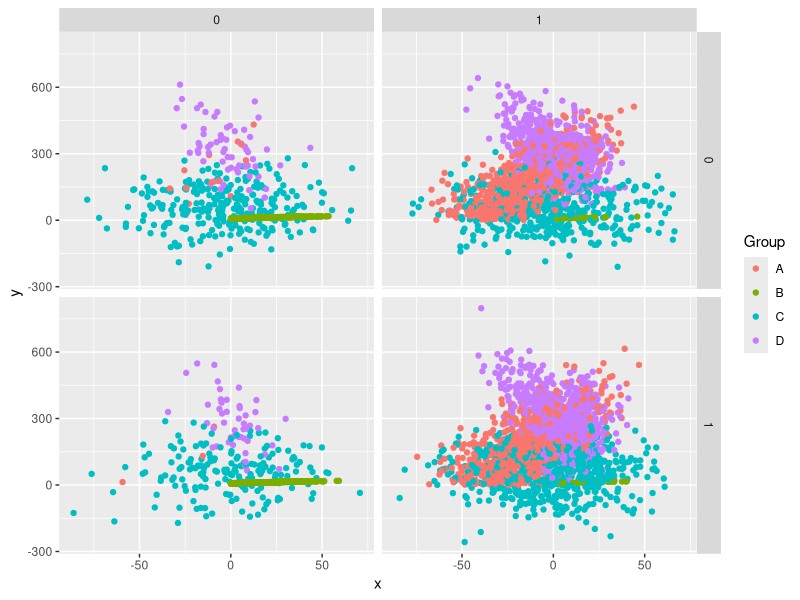
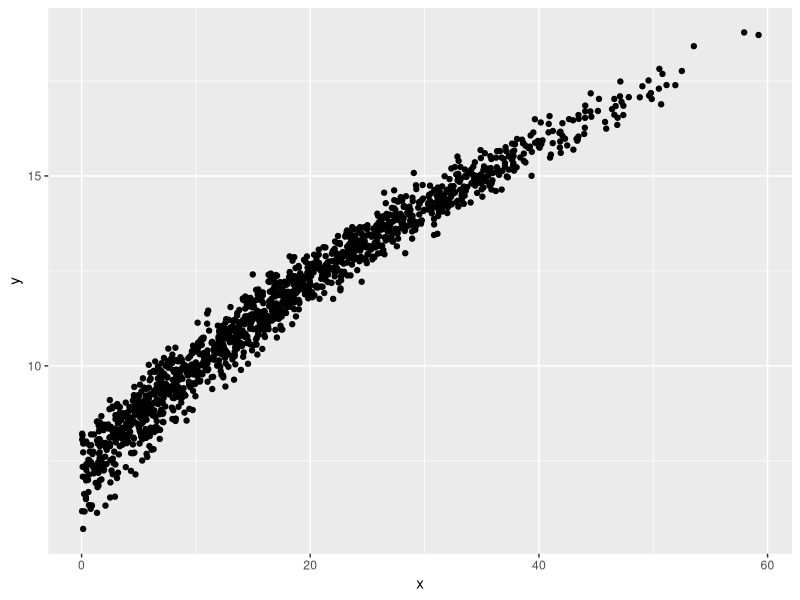
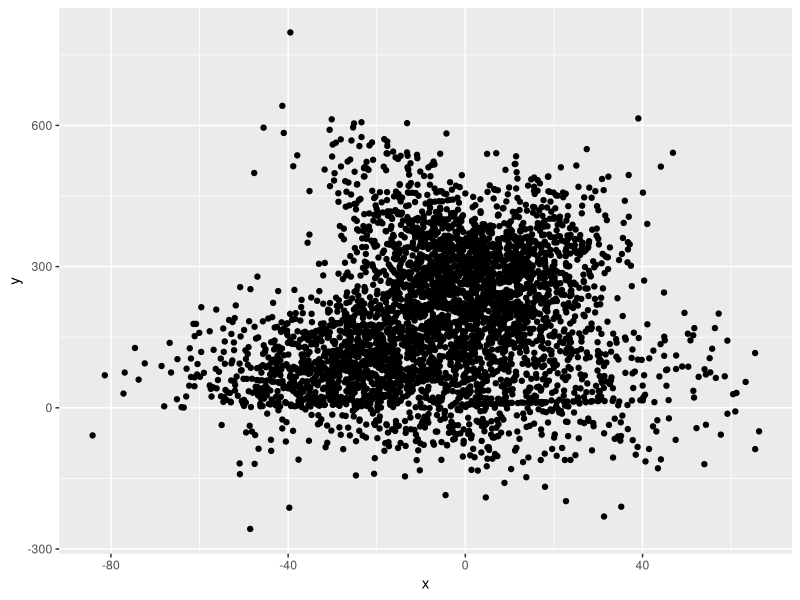
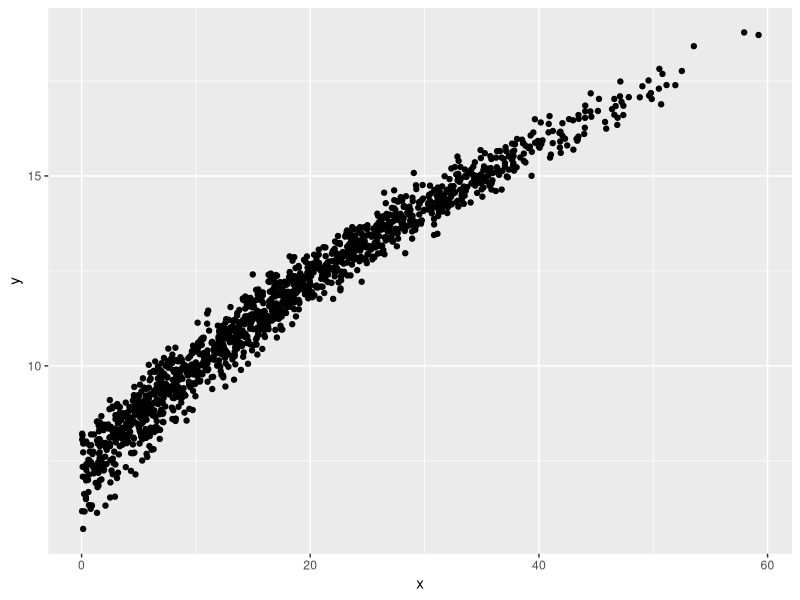
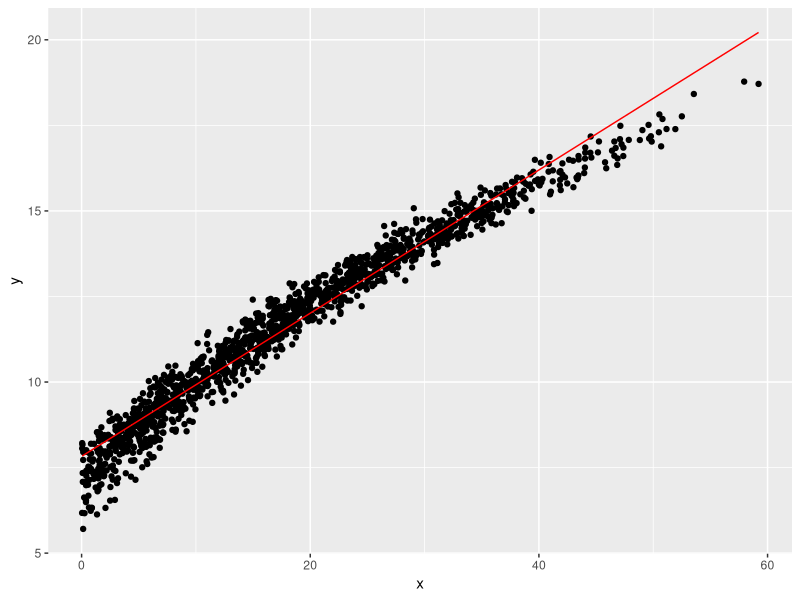
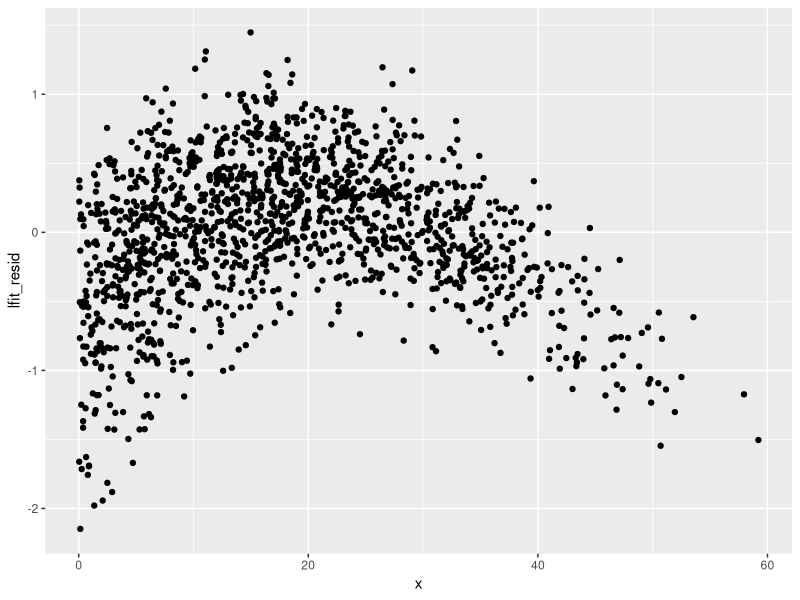
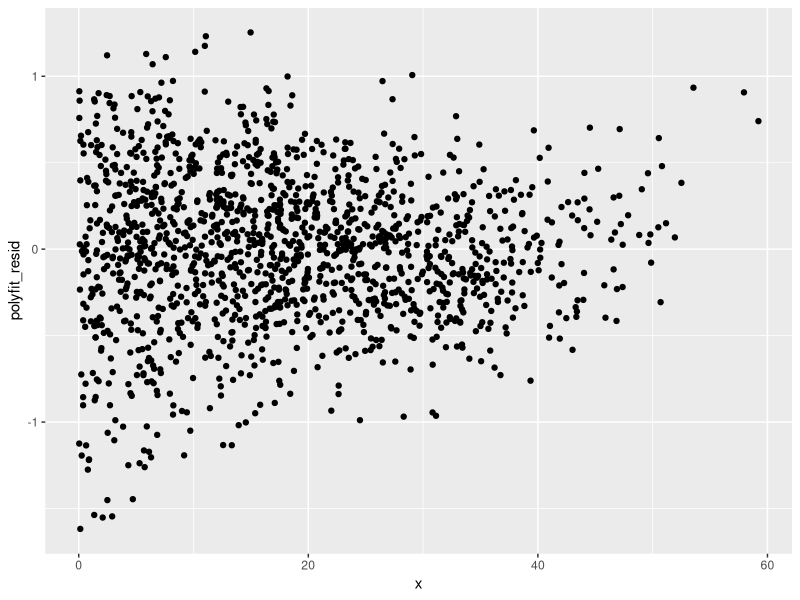
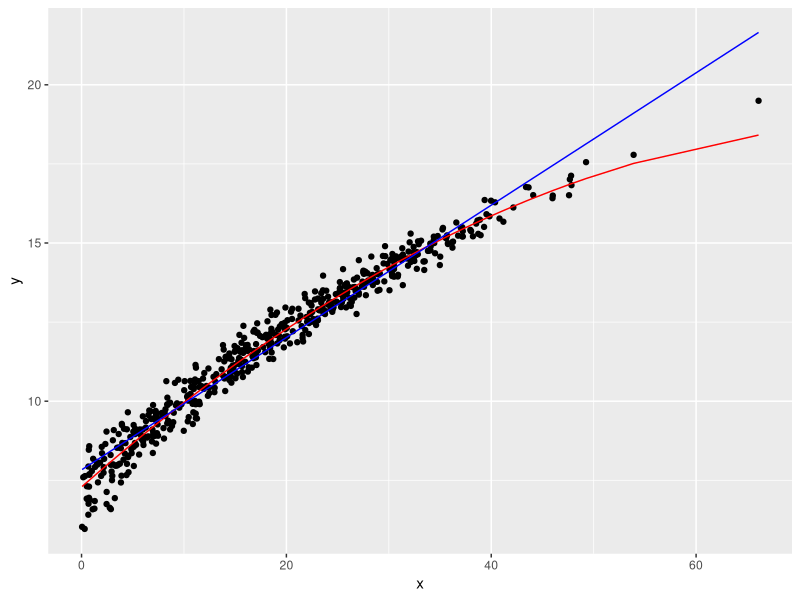

Write the R code that produced these figures, in order.
# Jeffrey Williams
# DATA-312
# Dr. Robinson
# 11 April 2022

# Cleaning workspace / loading libraries
rm(list = ls())
gc()

library(tidyverse)
library(modelr)

# Load dataset
raw_data <- read_csv('data312_ml_michaelr.csv')

# Sampling
raw_data_samplingframe <- raw_data %>% 
  mutate(snum = sample.int(n(), n()) / n())

training <- raw_data_samplingframe %>% filter(snum < 0.6) %>% select(-snum)

query <- raw_data_samplingframe %>% filter(snum >= 0.6, snum < 0.8) %>%
  select(-snum)

test <- raw_data_samplingframe %>% filter(snum > 0.8) %>% select(-snum)

training %>% write_csv('michaelr_training.csv')
query %>% write_csv('michaelr_query.csv')
test %>% write_csv('michaelr_test.csv')

# Exploration
training %>% ggplot(aes(x, y, color = Group)) + geom_point() + 
  facet_grid(vars(s), vars(t))

training %>% filter(Group == 'B') %>% ggplot(aes(x, y)) + geom_point()
training %>% filter(t == 1) %>% ggplot(aes(x, y)) + geom_point()
training %>% count(Group)
training %>% count(Group, t) %>% pivot_wider(names_from = t, values_from = n)

# Identifying Modeling Problem
training_B <- training %>% filter(Group == "B")

training_B %>% ggplot(aes(x, y)) + geom_point()

# Trying linear fit
lfit <- lm(y~x, training_B)

training_lfit <- training_B %>% add_predictions(lfit, var = 'lfit_y')

training_lfit %>% ggplot() + geom_point(aes(x, y)) + 
  geom_line(aes(x, lfit_y), color = 'red') 

training_lfit <- training_lfit %>% add_residuals(lfit, var = 'lfit_y')

training_lfit <- training_B %>% add_predictions(lfit, var = 'lfit_y') %>% 
  add_residuals(lfit, var = 'lfit_resid')

training_lfit %>% ggplot(aes(x, lfit_resid)) + geom_point()

# Trying Polyfit
polyfit <- lm(y~poly(x, 2), training_B)

training_polyfit <- training_B %>% add_predictions(polyfit, var = 'polyfit_y') %>%
  add_residuals(polyfit, var = 'polyfit_resid')

training_polyfit %>% ggplot(aes(x, polyfit_resid)) + geom_point()

# Query - Inspection / Investigation
query_B <- query %>% filter(Group == 'B') %>% 
  add_predictions(lfit, var = 'lfit_pred') %>%
  add_residuals(lfit, var = 'lfit_resid') %>%
  add_predictions(polyfit, var = 'polyfit_pred') %>%
  add_residuals(polyfit, var = 'polyfit_resid')

query_B %>% ggplot() + geom_point(aes(x, y)) + 
  geom_line(aes(x, polyfit_pred), color = 'red') +
  geom_line(aes(x, lfit_pred), color = 'blue')

test_B <- test %>% filter(Group == 'B') %>%
  add_predictions(polyfit, var = 'polyfit_pred') %>% 
  add_residuals(polyfit, var = 'polyfit_resid')

test_B %>% ggplot(aes(polyfit_resid)) + geom_histogram()


# Shifting to use of my own data

# Loading raw data
my_data <- read_csv('5030143_HW4A.csv')

# Sampling
my_samplingframe <- my_data %>% 
  mutate(snum = sample.int(n(), n()) / n())

my_training <- my_samplingframe %>% filter(snum < 0.6) %>% select(-snum)

my_query <- my_samplingframe %>% filter(snum >= 0.6, snum < 0.8) %>%
  select(-snum)

my_test <- my_samplingframe %>% filter(snum > 0.8) %>% select(-snum)

my_training %>% write_csv('5030143_training.csv')
my_query %>% write_csv('5030143_query.csv')
my_test %>% write_csv('5030143_test.csv')

# Exploration / visualization
my_training %>% filter(t == 1) %>% ggplot(aes(x, y)) + geom_point()

my_training %>% filter(t == 0) %>% ggplot(aes(x, y)) + geom_point()

my_training %>% count(Group, t) %>% 
  pivot_wider(names_from = t, values_from = n) %>%
  column_to_rownames('Group') %>% chisq.test()

my_training %>% count(Group) %>% select(n) %>% chisq.test()

my_training %>% ggplot(aes(x, y, color = Group)) + geom_point() +
  facet_grid(vars(s), vars(t))

my_training %>% filter(Group == 'H') %>% 
  ggplot(aes(x, y, color = Group)) + geom_point() +
  facet_grid(vars(s), vars(t))

my_training %>% filter(Group == 'H') %>% ggplot(aes(y, x)) + geom_point()

my_training %>% filter(t == 1) %>% ggplot(aes(x, y)) + geom_point()

# -- Modeling Problem 1 --

# In this modeling problem, I will be looking strictly at the 'Group' value, H.
# I will be considering x to be the response variable, with respect to y
# (quantitative explanatory variable) and Group H (categorical explanatory
# variable). There appears to be a correlation in this group, such that the
# data, or x, decreases as y increases. Interestingly, there also appears
# to be a cutoff for values at a certain point in y. In the graph's original
# orientation, there are no values beneath a certain point in y; all values are
# either equivalent to that cutoff point or higher, hence my decision to invert
# the axes, such that y values are portrayed on the x axis, and x values are
# portrayed on the y axis (x is the dependent variable and y is the explanatory
# variable alongside `Group` = B. Using the original orientation may not be
# ideal, as it would mean that I am predicting values past an apparent cutoff 
# line.

# By first impressions, I suspect that linear regression can be a workable 
# option given the pattern of this data, that may fit it somewhat well. The data
# seems to be steadily decreasing, so it might make some sense.

my_trH <- my_training %>% filter(Group == 'H')

H_lfit <- lm(y~x, data = my_trH)

my_trH %>% ggplot(aes(x, y)) + geom_point() # Note the cutoff at y = 0
my_trH %>% ggplot(aes(y, x)) + geom_point()

trH_lfit <- my_trH %>% 
  add_predictions(H_lfit, var = 'trH_lfit_y') %>%
  add_residuals(H_lfit, var = 'trH_lfit_resid')

trH_lfit %>% ggplot() + geom_point(aes(y, x)) + 
  geom_line(aes(trH_lfit_y, x), color = 'blue')

# We can see the cutoff for the values at y = 0. There are few (or no)
# values in the data for y < 0. That being said, a linear fit looks to "work"
# rather roughly, but these cutoff are not well accommodated by this model.
# The line would need to be truncated to start only at y = 0. With that aside,
# the line might not fare well in the long run, as it appears to peel away from
# the data at circa y = 300.

# For my second proposed model, I will be considering a polynomial fit. I
# suspect this may help with the apparent curve in the line that can now be
# seen with the linear model peeling away from the data. It may also help
# accommodate the context of the cutoff.

H_polyfit <- lm(y~poly(x, 2), my_trH)

trH_polyfit <- my_trH %>%
  add_predictions(H_polyfit, var = 'trH_polyfit_y') %>%
  add_residuals(H_polyfit, var = 'trH_polyfit_resid')

trH_polyfit %>% ggplot() + geom_point(aes(y, x)) + 
  geom_line(aes(trH_polyfit_y, x), color='green')

# Considering the plot, it seems a polynomial fit works slightly better, as it
# remains close to the data for somewhat a longer duration than the linear 
# model, which starts to quickly peel away at some point. The curve appears to
# better accommodate the cutoff at y = 0 as well.

# Looking at Residuals
trH_lfit %>% ggplot(aes(trH_lfit_resid)) + geom_histogram()
trH_polyfit %>% ggplot(aes(trH_polyfit_resid)) + geom_histogram()

trH_lfit %>% summarize(mean = mean(trH_lfit_resid), sd = sd(trH_lfit_resid))
trH_polyfit %>% 
  summarize(mean = mean(trH_polyfit_resid), sd = sd(trH_polyfit_resid))

trH_lfit %>% ggplot(aes(trH_lfit_resid, x)) + geom_point()
trH_polyfit %>% ggplot(aes(trH_polyfit_resid, x)) + geom_point()

# It appears that the best candidate model is a polynomial fit. Admittedly,
# neither models are the most ideal, with high standard deviations consistent
# with the data being widely spread out from the mean, but the polyfit has the 
# lowest of the two (sd = 82.1, versus lfit's sd = 84.3), so the data is closest 
# to the mean with this model. Histogram plots are rather inconclusive, as are 
# the dotplots; generally, there are far too many points spread out far from the
# mean. Neither option is close, but the polyfit is the closest.

my_qH <- my_query %>%
  filter(Group == 'H') %>%
  add_residuals(H_lfit, var='qH_lfit_resid') %>%
  add_predictions(H_lfit, var='qH_lfit_pred') %>%
  add_residuals(H_polyfit,var='qH_polyfit_resid') %>%
  add_predictions(H_polyfit, var='qH_polyfit_pred')

my_qH %>% ggplot() + geom_point(aes(y, x)) + 
  geom_line(aes(qH_polyfit_pred, x), color = 'green') +
  geom_line(aes(qH_lfit_pred, x), color = 'orange')

my_qH %>% ggplot(aes(qH_lfit_resid, x)) + geom_point()
my_qH %>% ggplot(aes(qH_polyfit_resid, x)) + geom_point()
my_qH %>% summarize(mean = mean(qH_lfit_resid), sd = sd(qH_lfit_resid))
my_qH %>% summarize(mean = mean(qH_polyfit_resid), sd = sd(qH_polyfit_resid))

# It looks like the polyfit model works best in this case, judging by
# similarities between results from the testing stage (visually, and in terms of
# standard residual analysis) so I will proceed to the testing stage with that 
# alone.

# Testing
my_tH <- my_test %>% filter(Group == 'H') %>%
  add_residuals(H_polyfit, var='tH_polyfit_resid') %>%
  add_predictions(H_polyfit, var='tH_polyfit_pred')

my_tH %>% ggplot(aes(tH_polyfit_resid)) + geom_histogram()
my_tH %>% ggplot(aes(tH_polyfit_resid, x)) + geom_point()
my_tH %>% summarize(mean = mean(tH_polyfit_resid), sd = sd(tH_polyfit_resid))

# Observations: The standard deviation seems to have lowered quite a bit from
# my results in the training and query sample for the polynomial fit (sd = 79.2
# compared to 82.1 for query and 87.3 for training). This is not a very good
# fit, though it may have been more preferable over a linear model. This model
# does not well accommodate the fact that the points are spread out rather
# liberally, with many points far from the mean given by the line/curve.


# -- Modeling Problem 2 --

# In this modeling problem, I will be focusing on the 'Group' variable, F. It
# appears quite evident that there is a pattern rather unusual in comparison
# with the rest of the groups, in that the points are very closely-knit and seem
# to resemble a linear pattern, at least from the perspective of the facet plot
# portraying all of the training data, split according to variables `s` and `t`.

my_trF <- my_training %>% filter(Group == 'F')

my_trF %>% ggplot(aes(x, y)) + geom_point()

# After plotting just Group F on the graph, it remains evident that there is a 
# rather linear-looking pattern with this group in terms of `x`, `y`
# relationship. Considering this, along with the fact of how closely-knit the 
# points generally are, I propose a linear model.

# Alternatively, I propose a polynomial fit model; I suspect an extremely subtle
# curve in the plot which may be better accommodated by such a model.

# Trying lfit
F_lfit <- lm(y~x, data = my_trF)

F_polyfit <- lm(y~poly(x, 2), my_trF)

trF_lfit <- my_trF %>%
  add_predictions(F_lfit, var = 'trF_lfit_y') %>%
  add_residuals(F_lfit, var = 'trF_lfit_resid')

trF_lfit %>% ggplot() + geom_point(aes(x,y)) + 
  geom_line(aes(x, trF_lfit_y), color = 'orange')

# Clearly, I was deceived and now see that a linear fit might not be the most
# ideal after all. It is closest to the data between x = 0 and x = 50 with 
# smaller discrepancies, but begins to depart rather quickly at roughly
# x = 60-65.

# Trying polyfit
trF_polyfit <- my_trF %>%
  add_predictions(F_polyfit, var = 'trF_polyfit_y') %>%
  add_residuals(F_polyfit, var = 'trF_polyfit_resid')

trF_polyfit %>% ggplot() + geom_point(aes(x, y)) +
  geom_line(aes(x, trF_polyfit_y), color = 'green')

# I see that the polyfit model works much better with the data, and well
# accommodates the curve I failed to see at first. It is worth noting the
# apparent beginning of a departure from the data somewhere between x = 85 and
# x = 90, suggestive that this model may have predictive limitations as well.

# Looking at Residuals
trF_lfit %>% ggplot(aes(trF_lfit_resid)) + geom_histogram()
trF_polyfit %>% ggplot(aes(trF_polyfit_resid)) + geom_histogram()

trF_lfit %>% summarize(mean = mean(trF_lfit_resid), sd = sd(trF_lfit_resid))
trF_polyfit %>% 
  summarize(mean = mean(trF_polyfit_resid), sd = sd(trF_polyfit_resid))

trF_lfit %>% ggplot(aes(x, trF_lfit_resid)) + geom_point()
trF_polyfit %>% ggplot(aes(x, trF_polyfit_resid)) + geom_point()

# Analysis: From plotting the residuals as histograms, it can be seen that there 
# is a much more normal distribution for the polyfit model, while the lfit model 
# shows a leftward skew on the histogram. Moreover, the standard deviation for 
# the polyfit is over 0.100 smaller than the standard deviation for the lfit 
# model. Plotting the residuals as points show a hump-like shape for the lfit
# model, while the plots are significantly more balanced around 0 for the
# polyfit model.

my_qF <- my_query %>%
  filter(Group == 'F') %>%
  add_residuals(F_lfit, var='qF_lfit_resid') %>%
  add_predictions(F_lfit, var='qF_lfit_pred') %>%
  add_residuals(F_polyfit,var='qF_polyfit_resid') %>%
  add_predictions(F_polyfit, var='qF_polyfit_pred')

my_qF %>% ggplot() + geom_point(aes(x, y)) + 
  geom_line(aes(x, qF_polyfit_pred), color = 'green') +
  geom_line(aes(x, qF_lfit_pred), color = 'orange')

my_qF %>% ggplot(aes(x, qF_lfit_resid)) + geom_point()
my_qF %>% ggplot(aes(x, qF_polyfit_resid)) + geom_point()
my_qF %>% summarize(mean = mean(qF_lfit_resid), sd = sd(qF_lfit_resid))
my_qF %>% summarize(mean = mean(qF_polyfit_resid), sd = sd(qF_polyfit_resid))

# Analysis: It looks like the polyfit model fits the data more smoothly than
# the linear model. The linear model peels away, whereas the polyfit model does
# not with the query sample. Running standard residual analysis reveals that
# there remains a significant difference between the standard deviation for the
# polyfit model and the linear fit model, such that polyfit's is smaller, not
# quite by 0.100 this time, but relatively close. By inspecting the graph
# visually, it can be seen that the polyfit model accommodates the data better.
# I will proceed with this model.

# Testing
my_tF <- my_test %>% filter(Group == 'F') %>%
  add_residuals(F_polyfit, var='tF_polyfit_resid') %>%
  add_predictions(F_polyfit, var='tF_polyfit_pred')

my_tF %>% ggplot(aes(tF_polyfit_resid)) + geom_histogram()
my_tF %>% ggplot(aes(x, tF_polyfit_resid)) + geom_point()
my_tF %>% summarize(mean = mean(tF_polyfit_resid), sd = sd(tF_polyfit_resid))

# Observations: The standard deviation remains lower for the polyfit model
# by similar margins as with the earlier samples. The polyfit model seems to
# be an okay fit, and seems to work better than the linear model. The
# variability is rather low in general, especially in stark comparison to the
# previous problem with Group `H`, but there is definitely deviation from the
# mean / line.
